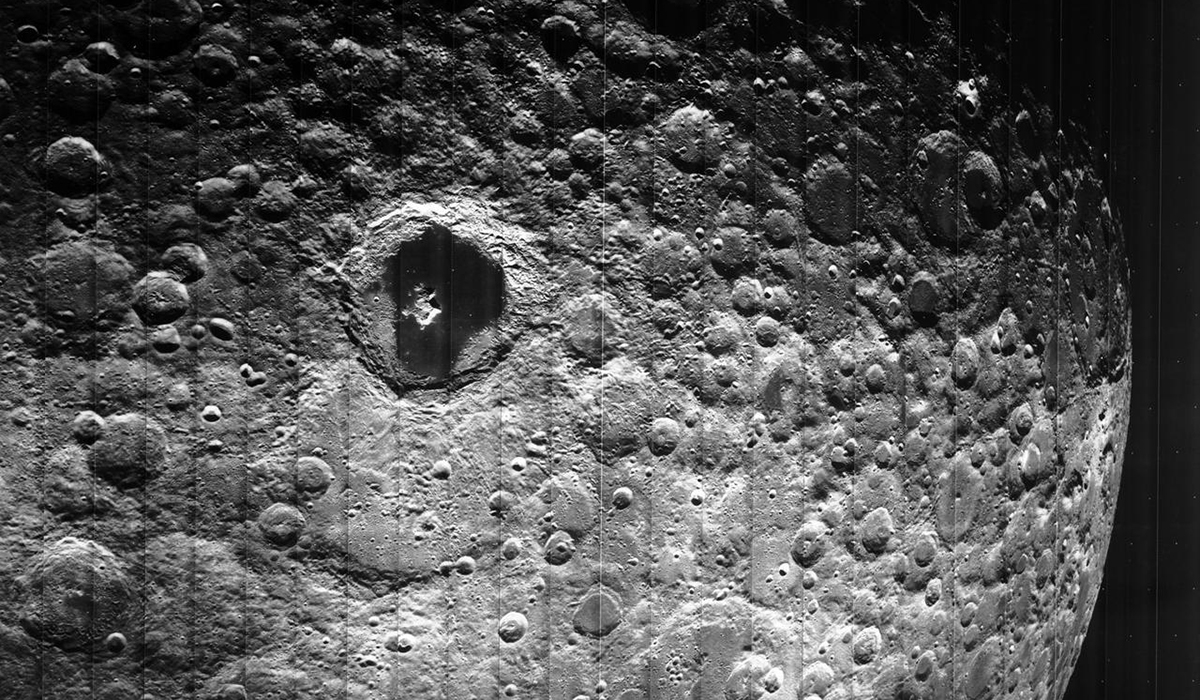
#> input picture S4/moon.jpg, 1200 x 700 px, found by its file name
$ jupyter execute --allow-errors ParraCristian_S4C2_DFT1D_FFT2D.ipynb
#> lines starting #> are read from the running program, lines starting #| are printed output that depends on the picture
EJERCICIO 1: IMPLEMENTACIÓN TRANSFORMADA DISCRETA DE FOURIER

[cell 1]
import numpy as np
import matplotlib.pylab as plt
from scipy.fftpack import fft, fftfreq

# Construcción de la señal
N = 128 # number of point in the whole interval
f = 200.0 #  frequency in Hz
dt = 1 / (f * 32 ) #32 samples per unit frequency
t = np.linspace( 0, (N-1)*dt, N)
y = np.cos(2 * np.pi * f * t) - 0.4 * np.sin(2 * np.pi * (2*f) * t )+ 0.17*np.sin(2 * np.pi * (15*f) * t )

# 1) implemente de la transformada de fourier discreta
def Fourier_propia(fun,len):
#> called with fun = array of shape (128,), len = 128
  Fr = np.zeros(len, dtype="complex") #x_k
  n = np.arange(len)

  for k in range(len):
    Fr[k] = np.sum( fun[:] * np.exp(- (0+1j) * 2 * np.pi * k * n[:] / len) )

  return np.real(Fr) # Tomo solo la parte real

# 2) Genere el arreglo de las frecuencias (ver documentación de fftfreq):
def Frecuencias_propia(dt, len):
  if len % 2 == 0: # Si N es par
    frecuencias = np.zeros(len)
    frecuencias_p1 = np.arange(len/2)          #parte 1, son positivos desde el cero hasta n/2 -1
    frecuencias_p2 = -np.arange(len/2)[::-1]-1 #parte 2, son negativos desde -n/2 hasta -1
    frecuencias[:int(len/2)] = frecuencias_p1 / (dt * len)
    frecuencias[int(len/2):] = frecuencias_p2 / (dt * len)

  if len % 2 == 1: # Si N es impar
    frecuencias = np.zeros(len-1)
    frecuencias_p1 = np.arange((len-1)/2)          #parte 1, son positivos desde el cero hasta (n-1)/2
    frecuencias_p2 = -np.arange((len-1)/2)[::-1]-1 #parte 2, son negativos desde -(n-1)/2 hasta -1
    frecuencias[:int((len-1)/2)] = frecuencias_p1 / (dt * len)
    frecuencias[int((len-1)/2):] = frecuencias_p2 / (dt * len)

  return frecuencias
# 3) Haga una gráfica comparando método propio con implementación de scipy.fftpack.fft
fft_x = fft(y) / N # FFT Normalized
freq = fftfreq(N, dt) # Recuperamos las frecuencias

fig1, (ax1,ax2) = plt.subplots(1,2, figsize=(16,6))

ax1.plot(Frecuencias_propia(dt, N), np.abs(Fourier_propia(y, N)))
ax1.grid(True)
ax1.set_xlabel("f")
ax1.set_title("Frecuencias propias")

ax2.plot(freq, np.abs(fft_x), color="green")
ax2.grid(True)
ax2.set_xlabel("f")
ax2.set_title("Frecuencias fftfreq")

plt.show()

# Gráfica prueba
fig, (ax1,ax2) = plt.subplots(1,2, figsize=(16,6))

ax1.plot(t,y, color="indigo")
ax1.set_xlabel("x")
ax1.set_title("Función original")
ax1.grid(True)


ax2.plot(freq,np.abs(Fourier_propia(y, N)), color="crimson")
ax2.set_xlabel("k")
ax2.set_title("Transformada de Fourier")
ax2.grid(True)

plt.show()
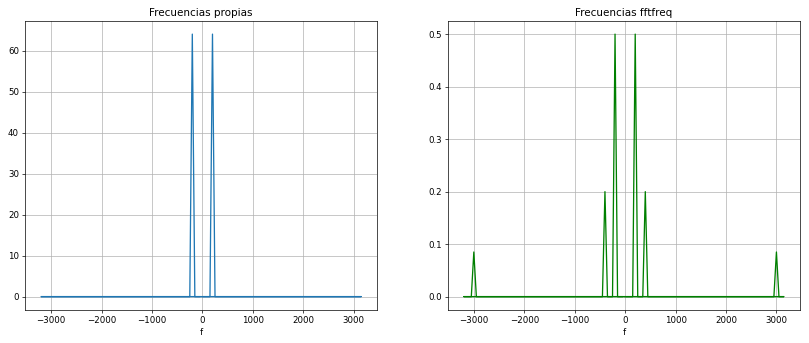
#> figure drawn by matplotlib, 2 panels
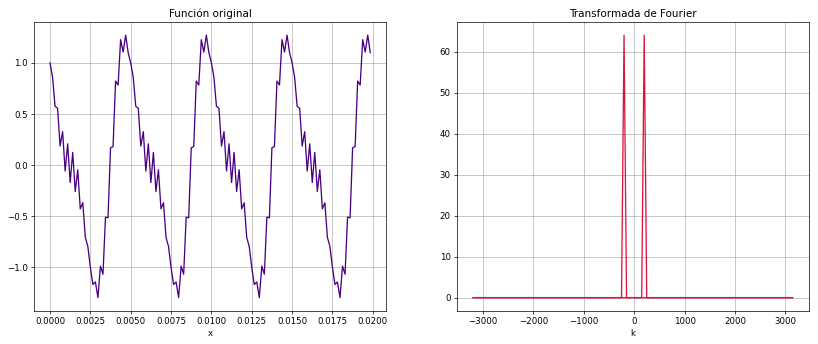
#> figure drawn by matplotlib, 2 panels; panel 1: curve peaks at x = 0.0147, y = 1.27

EJERCICIO 2: FILTRO DE FOURIER

[cell 2]
import numpy as np
import matplotlib.pylab as plt
from scipy.fftpack import fft, fftfreq, ifft

# 1) Almacene los datos de signal.dat. La columna 1 es el tiempo y la columna 2 es su señal f(t).
#Grafique su señal en función del tiempo.
ruta = "/content/drive/MyDrive/Herramientas Computacionales/S4/signal.dat"
# ruta_loc = "signal.dat"
#> (the rest of this cell did not finish here and is left out)

EJERCICIO 3 (hagánlo cuando terminen los de transformada de Fourier 2D): FILTROS VIOLIN-TROMPETA

[cell 3]
import numpy as np
import matplotlib.pylab as plt
from scipy.fftpack import fft, fftfreq

# 1) Almacene los datos de violin.wav (use wav.read('violin.wav')).
#Grafique su señal en función del tiempo y guarde dicha gráfica.

# 2) Use fftfreq (BONO si usa su implementación propia) y haga una gráfica de su transformada de fourier en función de las frecuencias.

# 3) Haga un filtro que elimine el pico principal. Grafique su señal filtrada.
#Escuche (OJO con el volumen!) sus datos filtrados.
#Repita lo anterior haciendo un filtro pasaaltos y uno pasabajos.

#NOTA: para el manejo de archivos .wav mire la documentacion de python de input-output en https://docs.scipy.org/doc/scipy-0.14.0/reference/io.html)

# 4) repita lo anterior para trumpet.wav que es la señal correspondiente al sonido de una trompeta tocando la misma nota que el violín del puntos anterior.

EJERCICIO 4: FILTRO RUIDO PERIÓDICO IMAGEN 2D

[cell 4]
import numpy as np
import matplotlib.pylab as plt
from scipy.fftpack import fft, fftfreq, fft2, ifft2, fftshift

# 1) Almacene los datos de la imagen (use imread: https:/req/matplotlib.org/stable/apireq/_as_gen/matplotlib.pyplot.imread.html)
dir_im = "/content/drive/MyDrive/Herramientas Computacionales/S4/moon.jpg"
loc_im = "moon.jpg"

img_data = plt.imread(dir_im)
#> img_data is the input picture: shape (700, 1200); min 0, max 255, mean 83.6

# 2) Use la librería de scipy de transformada de fourier en 2d y la trasnformada inversa
#(https://docs.scipy.org/dreqoc/scipy/reference/generated/scipy.fft.fft2.html)
#para hacer un código que filtre el ruido periodico que tiene la imagen de la luna.
transf_2D = np.real(fftshift(fft2(img_data)))
transf_2D[10,10:] = 0
#> transf_2D: shape (700, 1200) float64; min -14024897.6, max 70184223, mean 8

plt.imshow(transf_2D, cmap='gray', vmin=0, vmax=255)
plt.show()

#3) haga una gráfica de la imagen filtrada y guárdela en LunaFiltrada.png
img_filtrada = np.real(ifft2(transf_2D))
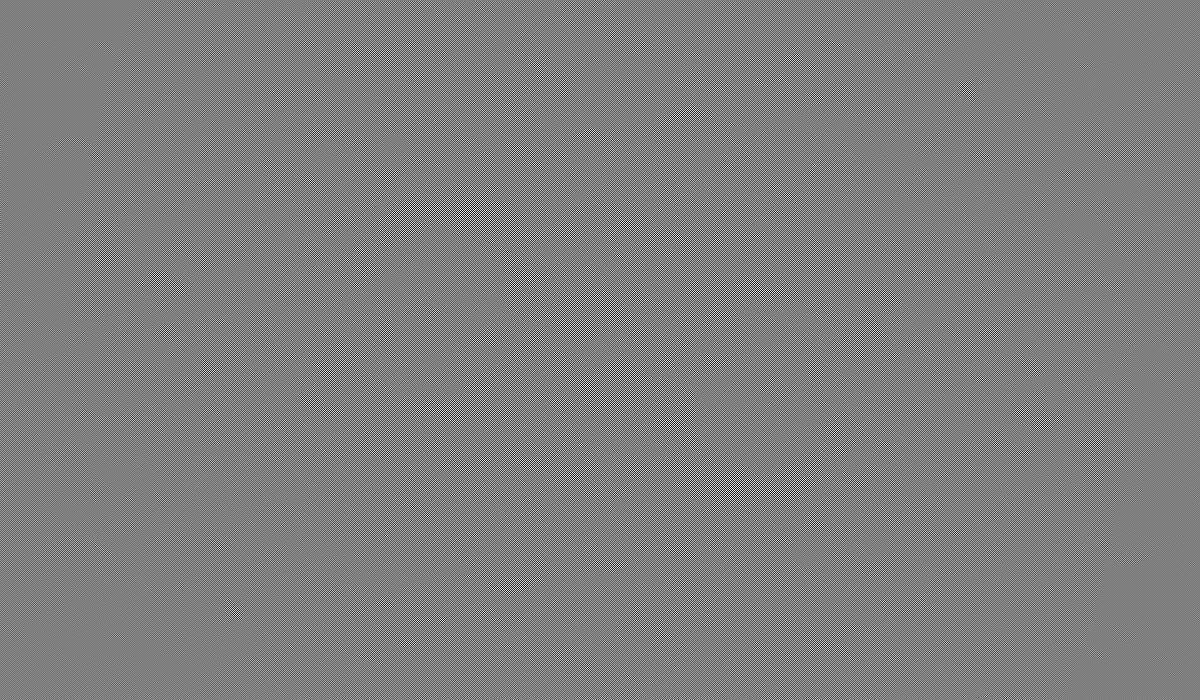
#> img_filtrada: shape (700, 1200) float64; min -255.1, max 254.9, mean 0; drawn with min black and max white
plt.imshow(img_filtrada, cmap='gray', vmin=0, vmax=255)
plt.show()
#imagen: https://blogs.3ds.com/simulia/wp-content/uploads/sites/18/2019/07/NASA_Moon.jpg
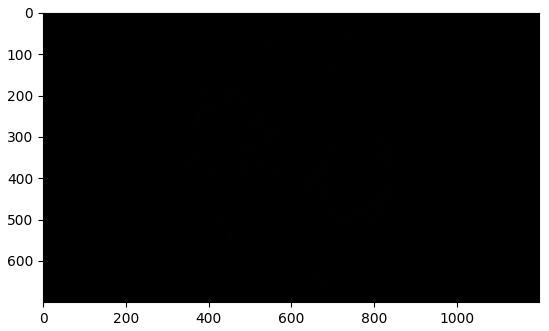
#> figure drawn by matplotlib, 1 panel
